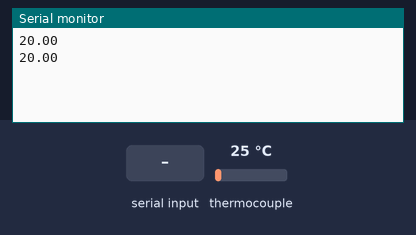
Recording of a sketch running on a simulated Arduino Uno, built with avr-gcc and run on an emulated ATmega328P. On the bench: the last lines printed to the serial monitor. The inputs (shaded band) are chosen by the test bench; at power-on: thermocouple 25 °C.

Above: at 1.2 s.
1.3 s: "1" received over Serial
3.5 s: thermocouple set to 6 °C
At 4.8 s:
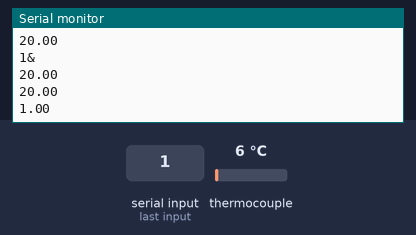
5.0 s: "0" received over Serial
6.5 s: thermocouple set to 75 °C
At 7.4 s:
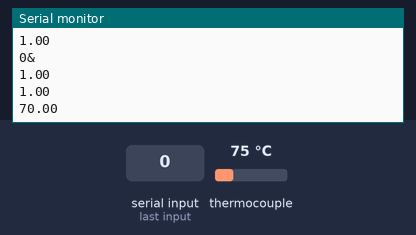
Timing chart, 0 to 9.0 s (numbered marks = the images above; inputs shaded):
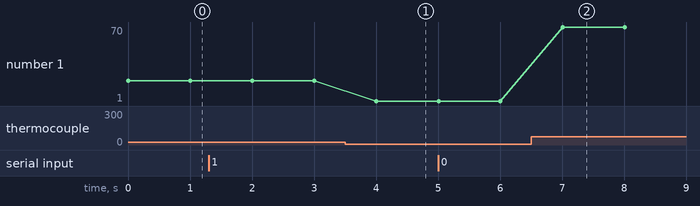

The sketch:

FDUVXLII4IXCD74.ino
```cpp
#include <max6675.h>


// ThermoCouple
int thermo_gnd_pin = 7;
int thermo_vcc_pin = 6;
int thermo_so_pin  = 5;
int thermo_cs_pin  = 4;
int thermo_sck_pin = 3;
String reader;
char c;

MAX6675 thermocouple(thermo_sck_pin, thermo_cs_pin, thermo_so_pin);

void setup() {
  Serial.begin(9600);

  pinMode(thermo_vcc_pin, OUTPUT);
  pinMode(thermo_gnd_pin, OUTPUT);
  digitalWrite(thermo_vcc_pin, HIGH);
  digitalWrite(thermo_gnd_pin, LOW);
}

void loop() {

  while (Serial.available()){
    if (Serial.available() > 0){
      c = Serial.read();
      reader += c;
      //Serial.println(reader + "&");
    };
  }
  if (reader.length() > 0){
    Serial.println(reader + "&");
    reader = "";
  };

  Serial.println(thermocouple.readCelsius()-5);
  delay(1000);
}
```

Measured:
- after the input at 3.5 s, the serial monitor: prints a new line after 0.51 s (image 1)
- after the input at 6.5 s, the serial monitor: prints a new line after 0.51 s (image 2)
- plotted number 1: 1 → 70 after the input at 6.5 s
